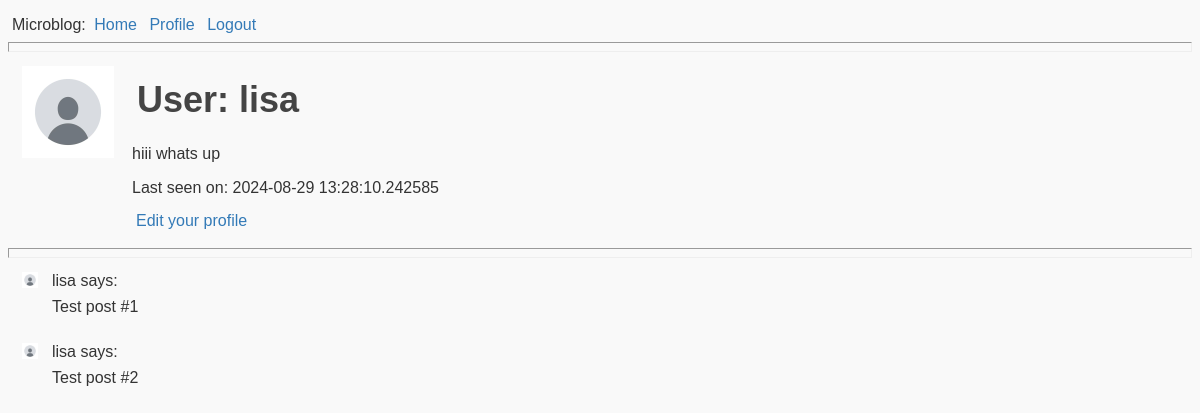
Page /user/lisa (signed in) on the earlier database version.
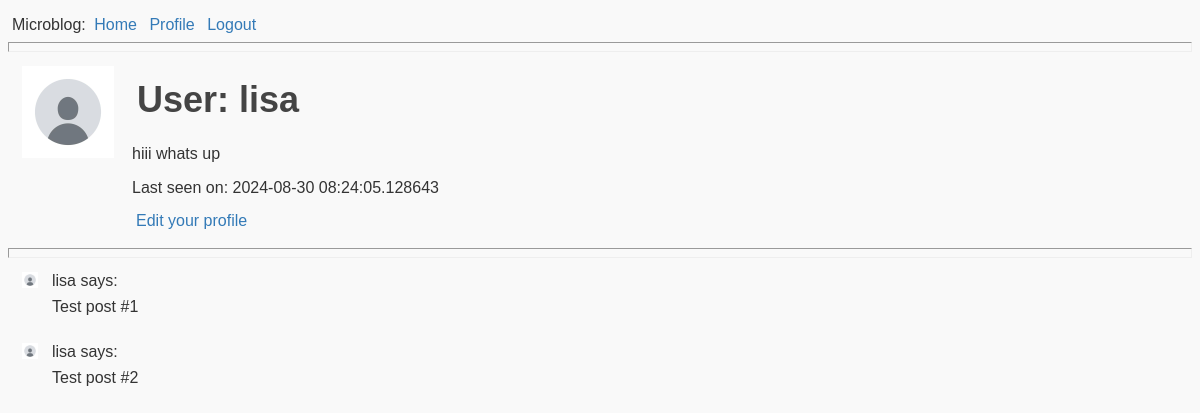
Same page on the later database version.
### app/models.py (models this page shows, shortened)
class User(UserMixin, db.Model):
    id: so.Mapped[int] = so.mapped_column(primary_key=True)
    username: so.Mapped[str] = so.mapped_column(sa.String(64), index=True, unique=True)
    email: so.Mapped[str] = so.mapped_column(sa.String(120), index=True, unique=True)
    password_hash: so.Mapped[Optional[str]] = so.mapped_column(sa.String(256))
    posts: so.WriteOnlyMapped["Post"] = so.relationship(back_populates="author")
    about_me: so.Mapped[Optional[str]] = so.mapped_column(sa.String(140))
    last_seen: so.Mapped[Optional[datetime]] = so.mapped_column(
        default=lambda: datetime.now(timezone.utc)
    )
    def avatar(self):
        return url_for("static", filename="default.jpg")

### app/routes.py (the view)
@app.route("/user/<username>")
@login_required
def user(username):
    user = db.first_or_404(sa.select(User).where(User.username == username))
    posts = [
        {"author": user, "body": "Test post #1"},
        {"author": user, "body": "Test post #2"},
    ]
    return render_template("user.html", user=user, posts=posts)

### app/models.py (called while the page is built)
@login.user_loader
def load_user(id):
    return db.session.get(User, int(id))

### app/routes.py (called while the page is built)
@app.before_request
def before_request():
    if current_user.is_authenticated:
        current_user.last_seen = datetime.now(timezone.utc)
        db.session.commit()

### app/templates/user.html
{% extends "base.html" %} {% block content %}
<table>
	<tr valign="top">
		<td><img src="{{ user.avatar() }}" width="100" height="100" /></td>
		<td>
			<h1>User: {{ user.username }}</h1>
			{% if user.about_me %}
			<p>{{ user.about_me }}</p>
			{% endif %} {% if user.last_seen %}
			<p>Last seen on: {{ user.last_seen }}</p>
			{% endif %} {% if user == current_user %}
			<p><a href="{{ url_for('edit_profile') }}">Edit your profile</a></p>
			{% endif %}
		</td>
	</tr>
</table>
<hr />
{% for post in posts %} {% include "_post.html" %} {% endfor %} {% endblock
content %}

### app/templates/_post.html
<table>
  <tr valign="top">
    <td><img src="{{ post.author.avatar() }}" width="24" height="24" /></td>
    <td>{{ post.author.username }} says:<br>{{ post.body }}</td>
  </tr>
</table>

Differences in the rows shown:
changed User "lisa": last_seen "2024-08-29 13:28:10.242585" → "2024-08-30 08:24:05.128643"
